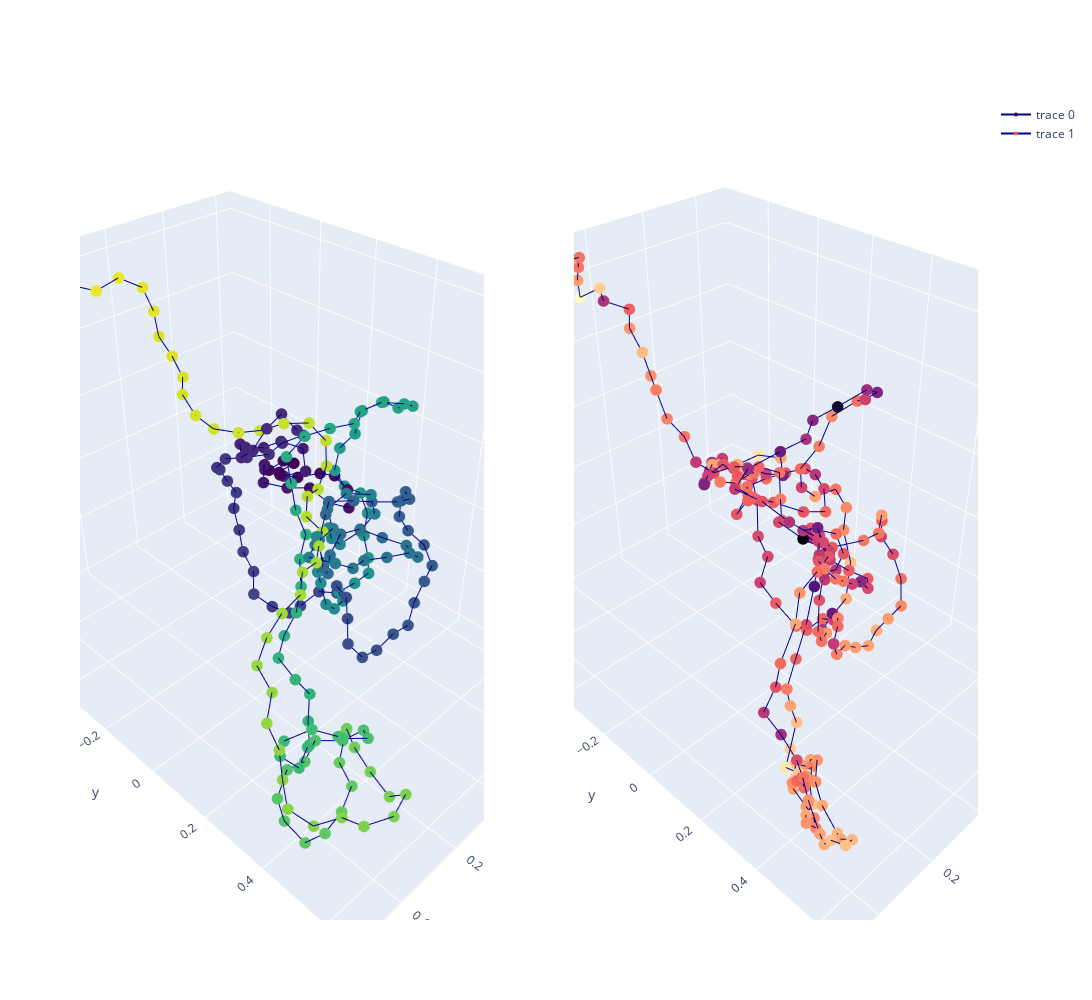

Notebook cell for this chart:
### Markdown cell above
True vs Pred synthetic validation structures according to the pointwise error

### Code cell
test_true_structure = test_true_structures[GRAPH_TESTED]
test_pred_structure = test_pred_structures[GRAPH_TESTED]

test_pred_structure_superposed, test_true_structure_superposed = \
        kabsch_superimposition_numpy(test_pred_structure, test_true_structure, EMBEDDING_SIZE)

x_pred = test_pred_structure_superposed[:, 0]  
y_pred = test_pred_structure_superposed[:, 1]
z_pred = test_pred_structure_superposed[:, 2]

x_true = test_true_structure_superposed[:, 0]  
y_true = test_true_structure_superposed[:, 1]
z_true = test_true_structure_superposed[:, 2]
pred_structure_unit_ball, true_structure_unit_ball = \
            kabsch_superimposition_numpy(test_pred_structure, test_true_structure, EMBEDDING_SIZE)
d = np.negative(np.log(np.mean(np.divide(np.abs(pred_structure_unit_ball - true_structure_unit_ball),np.abs(true_structure_unit_ball)), axis=1)))

colorscale1 = np.asarray(range(len(x_true)))
colorscale2 = d
color1 = 'Viridis'
color2 = 'magma'
plot_true_pred_structures(x_pred, y_pred, z_pred, x_true, y_true, z_true, colorscale1, colorscale2, color1, color2)

# Shape comparison
print('Kabsch distance is ' + str(kabsch_distance_numpy(test_pred_structure, test_true_structure, EMBEDDING_SIZE)))

### Figure 1 — Plotly figure (JSON) as saved in the notebook; plotly's stock layout.template omitted (floating-point values rounded to 4 significant figures; data arrays with more than 128 entries replaced by an {"elided": "..."} marker saying what was removed)
{"data": [{"line": {"color": "darkblue", "width": 2}, "marker": {"color": {"elided": "202 int values"}, "colorscale": [[0, "#440154"], [0.1111, "#482878"], [0.2222, "#3e4989"], [0.3333, "#31688e"], [0.4444, "#26828e"], [0.5556, "#1f9e89"], [0.6667, "#35b779"], [0.7778, "#6ece58"], [0.8889, "#b5de2b"], [1, "#fde725"]], "size": 4}, "scene": "scene", "type": "scatter3d", "x": {"elided": "202 float values"}, "y": {"elided": "202 float values"}, "z": {"elided": "202 float values"}}, {"line": {"color": "darkblue", "width": 2}, "marker": {"color": {"elided": "202 float values"}, "colorscale": [[0, "#000004"], [0.1111, "#180f3d"], [0.2222, "#440f76"], [0.3333, "#721f81"], [0.4444, "#9e2f7f"], [0.5556, "#cd4071"], [0.6667, "#f1605d"], [0.7778, "#fd9668"], [0.8889, "#feca8d"], [1, "#fcfdbf"]], "size": 4}, "scene": "scene2", "type": "scatter3d", "x": {"elided": "202 float values"}, "y": {"elided": "202 float values"}, "z": {"elided": "202 float values"}}], "layout": {"height": 1000, "scene": {"domain": {"x": [0, 0.45], "y": [0, 1]}}, "scene2": {"domain": {"x": [0.55, 1], "y": [0, 1]}}, "width": 1300}}
